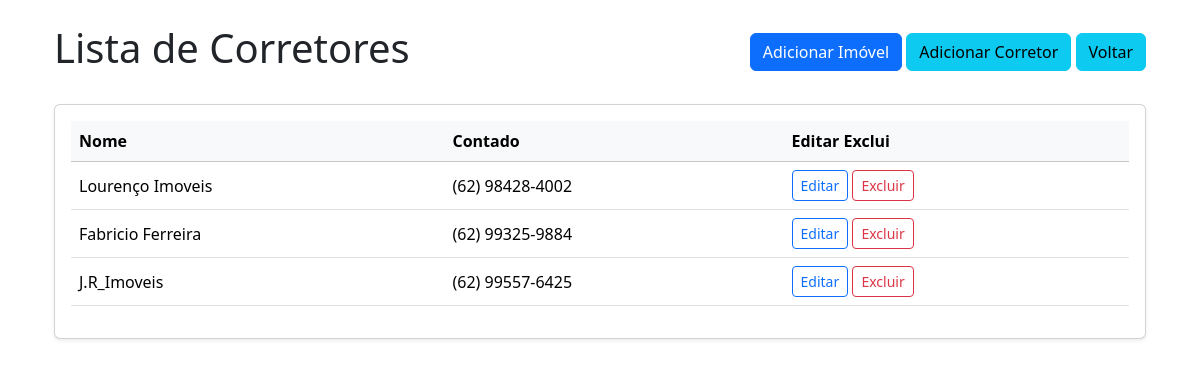
Page /corretores on the earlier database version.
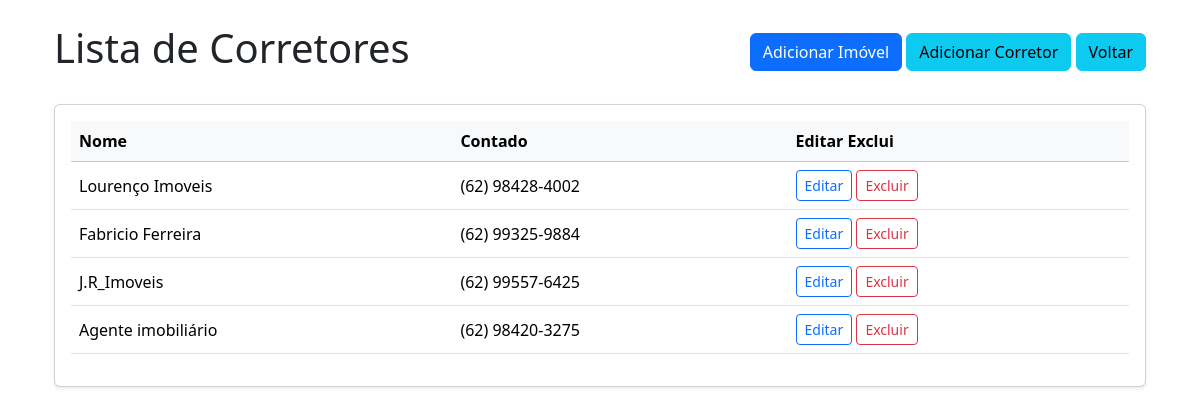
Same page on the later database version.
### models.py (models this page shows, shortened)
class Corretores(db.Model):
    __tablename__ = 'Corretores'
    id = db.Column(db.Integer, primary_key=True, autoincrement=True)
    nome = db.Column(db.String,nullable=False)
    contato = db.Column(db.String, nullable=False)

### routes.py (the view)
@rotas.route('/corretores')
def lista_corretores():
 corretores = Corretores.query.order_by(Corretores.id)
 return render_template('list_corretores.html', lista_de_corretores=corretores)

### templates/list_corretores.html (shortened to what this page needs)
{% extends 'base.html' %}
{% block content %}
<div class="d-flex justify-content-between align-items-center mb-4">
    <h1>Lista de Corretores</h1>
    <div>
        <a href="/cadastrar_imovel_template" class="btn btn-primary">Adicionar Imóvel</a>
        <a href="/cadastrar_corretor_template" class="btn btn-info">Adicionar Corretor</a>
        <a href="{{url_for('rotas.home')}}" class="btn btn-info">Voltar</a>
    </div>
</div>
<div class="card shadow-sm">
    <div class="card-body">
        <div class="table-responsive">
            <table class="table table-hover align-middle">
                <thead class="table-light">
                    <tr>
                        <th scope="col">Nome</th>
                        <th scope="col">Contado</th>
                        <th scope="col">Editar     Exclui</th>
                </thead>
                <tbody>
                    {% for corretor in lista_de_corretores %}
                    <tr>
                        <td>{{ corretor.nome }}</td>
                        <td>{{ corretor.contato }}</td>
                         <td>
                            <a href="{{url_for('rotas.editar_corretor', id=corretor.id )}}" class="btn btn-outline-primary btn-sm target="_blank">Editar</a>
                            <a href="{{url_for('rotas.deletar_corretor', id=corretor.id)}}" class="btn btn-outline-danger btn-sm ">Excluir</a>
                        </td>
                    </tr>
                    {% endfor %}
                </tbody>
            </table>
        </div>
    </div>
</div>
{% endblock %}

Differences in the rows shown:
added Corretores: nome "Agente imobiliário", contato "(62) 98420-3275"
